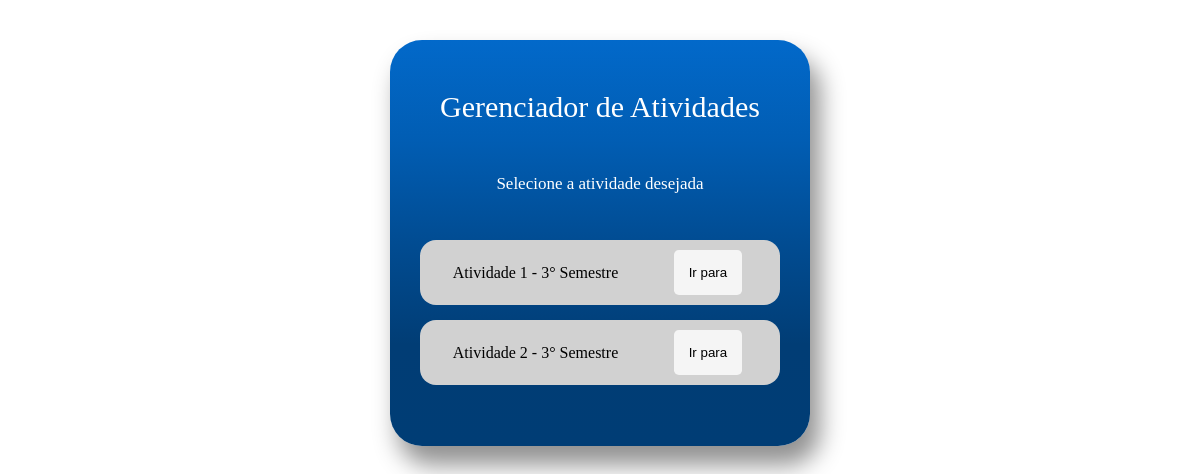
/, run on an earlier commit of the app's database.
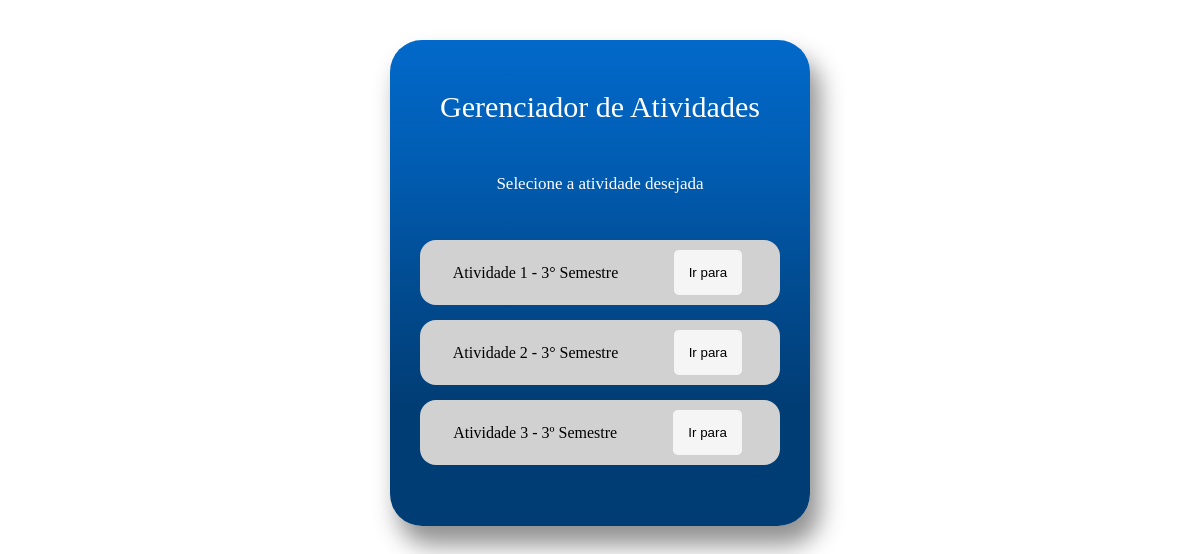
And on a later commit of the database.
### Home/models.py (models this page shows, shortened)
class Atividades(models.Model):
    nome_Atividade = models.CharField(max_length=256)
    url = models.CharField(max_length=255)
    descricao = models.TextField()

### Home/views.py (the view)
# urls.py: path('', Home, name='home'),
def Home(request):
    atividade = Atividades.objects.all()
    return render(request, 'index.html', {'atividades': atividade})

### Home/templates/index.html (shortened to what this page needs)
{% load static %}
<!DOCTYPE html>
<html lang="pt-br">
  <head>
    <link rel="stylesheet" href='{% static 'Home.css' %}'/>
  </head>
  <body>
    <section class='gerenciador'>
      <div class='gerenciador-container'>
        <div class='gerenciador-title'>Gerenciador de Atividades</div>
        <div class='gerenciador-subtitle'>Selecione a atividade desejada</div>
        <div>
          <ul class='gerenciador-lista-container'>
            {% for atividade in atividades %}
              <li class='gerenciador-lista'>
                <span class='gerenciador-text'>{{ atividade.nome_Atividade }}</span>
                <button class='gerenciador-botao'>
                  <a href={{atividade.url}} style='color: inherit; text-decoration: none;'>Ir para</a>
                </button>
              </li>
              {% endfor %}
            </ul>
        </div>
      </div>
    </section>
  </body>
</html>

What changed in the data, as far as the page shows it:
added Atividades: nome_Atividade "Atividade 3 - 3º Semestre"
